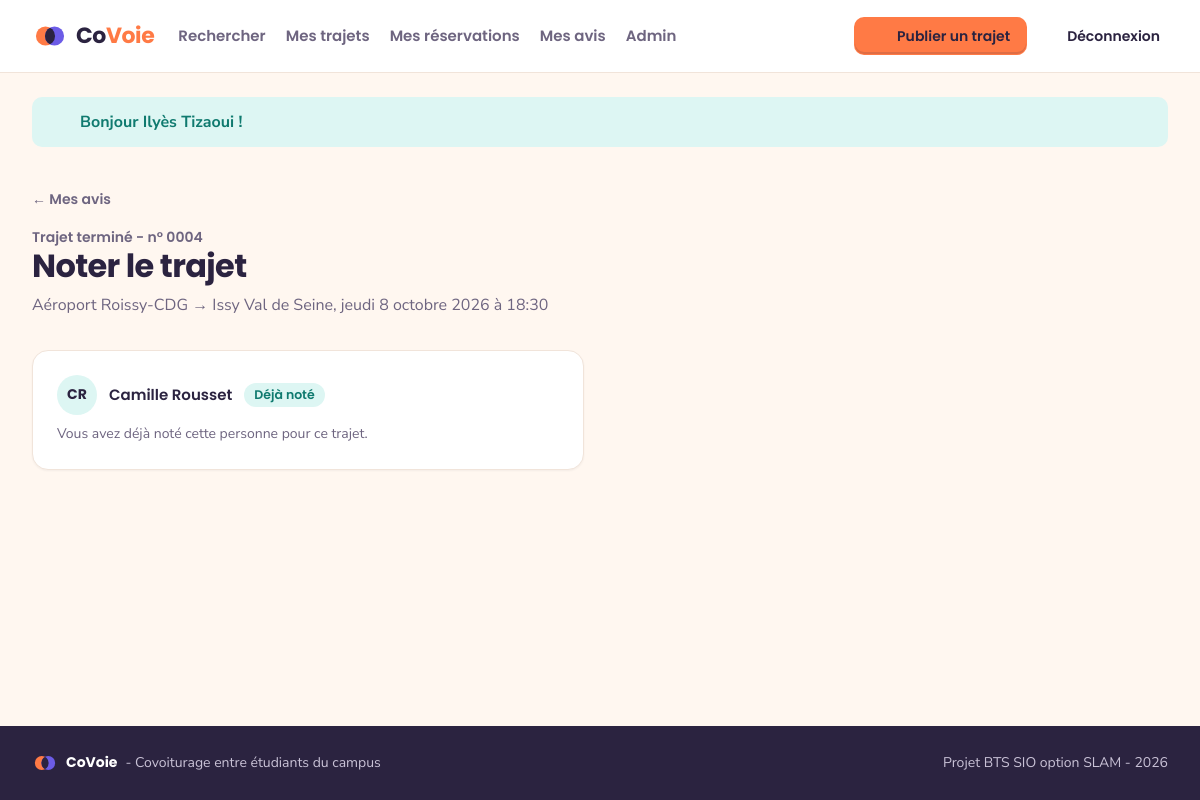
Screenshot of /index.php?page=noter&id=4 (signed in) with the database file from the repository.
### tables this page shows
CREATE TABLE trajets (
    id               INT(11)      NOT NULL AUTO_INCREMENT,
    origine          VARCHAR(120) NOT NULL,
    destination      VARCHAR(120) NOT NULL,
    date_heure       DATETIME     NOT NULL,
    places_totales   INT(2)       NOT NULL,
    places_restantes INT(2)       NOT NULL,
    statut           VARCHAR(10)  NOT NULL DEFAULT 'Ouvert',
    prix             DECIMAL(6,2) NOT NULL DEFAULT 0.00,
    id_conducteur    INT(11)      NOT NULL,

    PRIMARY KEY (id),
    KEY recherche (statut, date_heure),

    CONSTRAINT fk_trajet_conducteur
        FOREIGN KEY (id_conducteur) REFERENCES utilisateurs (id)
        ON DELETE CASCADE
);

CREATE TABLE utilisateurs (
    id               INT(11)      NOT NULL AUTO_INCREMENT,
    nom              VARCHAR(100) NOT NULL,
    email            VARCHAR(180) NOT NULL,
    mot_de_passe     VARCHAR(255) NOT NULL,
    role             VARCHAR(10)  NOT NULL DEFAULT 'membre',
    date_inscription DATETIME     NOT NULL,

    PRIMARY KEY (id),
    UNIQUE KEY email_unique (email)
);

### controleurs/AvisController.php (called while the page is built, shortened)
<?php
class AvisController
{
    public function formulaire(): void
    {
        $idConnecte = proteger();
        $trajet = Trajet::trouver(lireId());
        $participants = Avis::participantsANoter($trajet, $idConnecte);
        afficherVue('avis/formulaire', [
            'titre' => 'Noter le trajet',
            'trajet' => $trajet,
            'participants' => $participants
        ]);
    }
}

### index.php (called while the page is built, shortened)
<?php
require_once 'includes/connexion.php';
require_once 'includes/fonctions.php';
require_once 'includes/routes.php';
require_once 'modeles/Trajet.php';
require_once 'modeles/Reservation.php';
require_once 'modeles/Avis.php';
require_once 'controleurs/AvisController.php';
$page = 'accueil';
if (isset($_GET['page']) && is_string($_GET['page'])) {
    $page = $_GET['page'];
}
$nomMethode = $routes[$page][1];
$controleur = new $nomControleur();
$controleur->$nomMethode();

### includes/connexion.php (called while the page is built)
<?php
function connexionBdd(): PDO
{
    static $pdo = null;
    if ($pdo === null) {
        $dsn = 'mysql:host=' . BDD_HOTE . ';port=' . BDD_PORT . ';dbname=' . BDD_NOM . ';charset=utf8mb4';
        try {
            $pdo = new PDO($dsn, BDD_UTILISATEUR, BDD_MOT_DE_PASSE, [
                PDO::ATTR_ERRMODE => PDO::ERRMODE_EXCEPTION,
                PDO::ATTR_DEFAULT_FETCH_MODE => PDO::FETCH_ASSOC,
                PDO::ATTR_EMULATE_PREPARES => false
            ]);
        } catch (PDOException $erreur) {
            afficherErreur(500, 'Base de données inaccessible : lancez WAMP et importez sql/bdd_covoie.sql.');
        }
    }
    return $pdo;
}
function requete(string $sql, array $parametres = []): PDOStatement
{
    $resultat = connexionBdd()->prepare($sql);
    $resultat->execute($parametres);
    return $resultat;
}

### modeles/Trajet.php (called while the page is built, shortened)
<?php
class Trajet
{
    public static function trouver(int $id): ?Trajet
    {
        $resultat = requete('SELECT * FROM trajets WHERE id = ?', [$id]);
        $trajet = $resultat->fetchObject('Trajet');
        return $trajet;
    }
}

### modeles/Reservation.php (called while the page is built, shortened)
<?php
class Reservation
{
    public static function statutDemande(int $idTrajet, int $idPassager): ?string
    {
        $sql = 'SELECT statut FROM reservations WHERE id_trajet = ? AND id_passager = ?';
        $statut = requete($sql, [$idTrajet, $idPassager])->fetchColumn();
        return $statut;
    }
}

### modeles/Avis.php (called while the page is built, shortened)
<?php
class Avis
{
    public static function participantsANoter(Trajet $trajet, int $idAuteur): ?array
    {
        if (Reservation::statutDemande($trajet->id, $idAuteur) === 'Confirmee') {
            $sql = "SELECT u.id, u.nom,
                           (SELECT COUNT(*) FROM avis a WHERE a.id_trajet = ? AND a.id_auteur = ? AND a.id_cible = u.id) AS deja_note
                    FROM utilisateurs u
                    WHERE u.id = ?";
            return requete($sql, [$trajet->id, $idAuteur, $trajet->id_conducteur])->fetchAll();
        }
        return null;
    }
}

### vues/avis/formulaire.php (the view, shortened to what this page needs)
<a class="retour" href="index.php?page=mes-avis">← Mes avis</a>
<div class="entete-page">
    <div>
        <p class="surtitre">Trajet terminé - n° <?= sprintf('%04d', $trajet->id) ?></p>
        <h1>Noter le trajet</h1>
        <p><?= e($trajet->origine) ?> → <?= e($trajet->destination) ?>, <?= formaterDateLongue($trajet->date_heure) ?> à <?= formaterHeure($trajet->date_heure) ?></p>
    </div>
</div>
<div class="deux-colonnes">
    <?php foreach ($participants as $participant) { ?>
        <section class="bloc">
            <div class="avis-tete">
                <span class="personne">
                    <?= avatar($participant['nom']) ?>
                    <a class="personne-nom" href="index.php?page=profil&amp;id=<?= $participant['id'] ?>"><?= e($participant['nom']) ?></a>
                </span>
                <?php if ($participant['deja_note'] > 0) { ?>
                    <span class="plaque statut-confirmee">Déjà noté</span>
                <?php } ?>
            </div>
            <?php
            if ($participant['deja_note'] == 0) { ?>
                <form method="post" action="index.php?page=noter-valider&amp;id=<?= $trajet->id ?>">
                    <?= champCsrf() ?>
                    <input type="hidden" name="id_cible" value="<?= $participant['id'] ?>">
                    <fieldset>
                        <legend>Note sur 5</legend>
                        <div class="choix-note">
                            <?php for ($n = 1; $n <= 5; $n++) {
                                $idChamp = 'note-' . $participant['id'] . '-' . $n; ?>
                                <input type="radio" name="note" id="<?= $idChamp ?>" value="<?= $n ?>" required<?= $n === 5 ? ' checked' : '' ?>>
                                <label for="<?= $idChamp ?>"><?= $n ?></label>
                            <?php } ?>
                        </div>
                    </fieldset>
                    <div class="champ">
                        <label for="commentaire-<?= $participant['id'] ?>">Commentaire <span class="discret">(facultatif, 500 caractères maximum)</span></label>
                        <textarea id="commentaire-<?= $participant['id'] ?>" name="commentaire" maxlength="500" placeholder="Ponctuel, sympa, conduite prudente…"></textarea>
                    </div>
                    <button class="bouton bouton--principal" type="submit">Envoyer mon avis</button>
                </form>
            <?php } else { ?>
                <p class="discret sans-marge">Vous avez déjà noté cette personne pour ce trajet.</p>
            <?php } ?>
        </section>
    <?php } ?>
</div>

### includes/fonctions.php (shortened to what this page needs)
<?php
function estConnecte(): bool
{
    return isset($_SESSION['utilisateur']);
}
function idConnecte(): int
{
    if (estConnecte()) {
        return $_SESSION['utilisateur']['id'];
    }
    return 0;
}
function proteger(): int
{
    return idConnecte();
}
function lireId(string $nom = 'id'): int
{
    $id = 0;
    if (isset($_GET[$nom])) {
        $id = (int) $_GET[$nom];
    }
    return $id;
}
function afficherVue(string $vue, array $donnees = []): void
{
    extract($donnees);
    require 'vues/gabarit/header.php';
    require 'vues/' . $vue . '.php';
    require 'vues/gabarit/footer.php';
}
function e($texte): string
{
    return htmlspecialchars((string) $texte, ENT_QUOTES, 'UTF-8');
}
function formaterHeure(string $date): string
{
    return date('H:i', strtotime($date));
}
function initiales(string $nom): string
{
    $initiales = '';
    foreach (explode(' ', $nom) as $mot) {
        if ($mot !== '') {
            $initiales .= mb_strtoupper(mb_substr($mot, 0, 1));
        }
    }
    return mb_substr($initiales, 0, 2);
}
function avatar(string $nom, string $classe = ''): string
{
    $couleur = abs(crc32($nom)) % 5;
    return '<span class="avatar avatar-couleur-' . $couleur . ' ' . $classe . '">' . e(initiales($nom)) . '</span>';
}
function formaterDateLongue(string $date): string
{
    $jours = ['dimanche', 'lundi', 'mardi', 'mercredi', 'jeudi', 'vendredi', 'samedi'];
    $mois = ['janvier', 'février', 'mars', 'avril', 'mai', 'juin', 'juillet', 'août', 'septembre', 'octobre', 'novembre', 'décembre'];
    $horodatage = strtotime($date);
    return $jours[(int) date('w', $horodatage)] . ' ' . date('j', $horodatage) . ' '
        . $mois[(int) date('n', $horodatage) - 1] . ' ' . date('Y', $horodatage);
}
function icone(string $nom, int $taille = 20): string
{
    $dessin = '';
    return '<svg width="' . $taille . '" height="' . $taille . '" viewBox="0 0 24 24" fill="none" stroke="currentColor"'
        . ' stroke-width="2" stroke-linecap="round" stroke-linejoin="round" aria-hidden="true">' . $dessin . '</svg>';
}

### css/style.css (style rules this page uses)
:root { --fond: #FFF7F0; --surface: #FFFFFF; --surface-douce: #FFF1E8; --encre: #2B2340; --texte-2: #6E6580; --bord: #F1E4DA; --bord-fort: #E2D2C5; --orange: #FF7A45; --orange-survol: #F26A33; --orange-pale: #FFE3D3; --orange-titre: #E8602A; --orange-texte: #B4470F; --violet: #6C5CE7; --lien: #5443C9; --turquoise: #2EC4B6; --ouvert: #0F7A6F; --ouvert-fond: #DDF6F3; --complet: #A3460A; --complet-fond: #FFE9D6; --attente: #5443C9; --attente-fond: #ECEAFD; --refuse: #C0352B; --refuse-fond: #FDE4E1; --termine: #5E566E; --termine-fond: #F1ECF0; --etoile: #F5A524; --avatar-0: #FFE3D3; --avatar-1: #DDF6F3; --avatar-2: #ECEAFD; --avatar-3: #FFF0C7; --avatar-4: #FDE4E1; --police-titre: "Poppins", Arial, sans-serif; --police-texte: "Nunito Sans", Arial, sans-serif; --t-xs: 12px; --t-sm: 14px; --t-base: 16px; --t-md: 18px; --t-lg: 24px; --t-xl: 32px; --t-hero: 52px; --e-1: 4px; --e-2: 8px; --e-3: 12px; --e-4: 16px; --e-5: 24px; --e-6: 32px; --e-7: 48px; --e-8: 64px; --rayon: 16px; --rayon-petit: 10px; --trait: 1px solid var(--bord); --ombre: 0 1px 2px rgba(43, 35, 64, .05); --ombre-survol: 0 10px 24px rgba(43, 35, 64, .08); --ombre-flottant: 0 16px 40px rgba(43, 35, 64, .16); --largeur-max: 1200px; --gouttiere: 32px; --vite: 140ms; --normal: 220ms; --courbe: cubic-bezier(.2, .7, .3, 1); }
* { box-sizing: border-box; }
body { margin: 0; min-height: 100vh; display: flex; flex-direction: column; background: var(--fond); color: var(--encre); font-family: var(--police-texte); font-size: var(--t-base); line-height: 1.55; }
h1, h2, h3 { font-family: var(--police-titre); font-weight: 700; margin: 0 0 var(--e-3); line-height: 1.15; letter-spacing: -.02em; }
h1 { font-size: var(--t-xl); }
p { margin: 0 0 var(--e-3); }
a { color: var(--lien); text-decoration-thickness: 1px; text-underline-offset: 3px; }
.deux-colonnes { display: grid; grid-template-columns: minmax(0, 1fr) minmax(0, 1fr); gap: var(--e-6); align-items: start; }
.bloc { background: var(--surface); border: var(--trait); border-radius: var(--rayon); padding: var(--e-5); box-shadow: var(--ombre); }
.gabarit-detail > .bloc, .gabarit-formulaire > .bloc, .deux-colonnes > .bloc { margin-top: 0; }
.entete-page { display: flex; align-items: flex-end; justify-content: space-between; gap: var(--e-5); flex-wrap: wrap; margin-bottom: var(--e-6); }
.entete-page h1 { margin-bottom: var(--e-2); }
.entete-page p { margin: 0; color: var(--texte-2); max-width: 640px; }
.surtitre { font-family: var(--police-titre); font-weight: 600; font-size: var(--t-sm); color: var(--orange-texte); margin-bottom: var(--e-2); }
.retour { display: inline-block; margin-bottom: var(--e-4); font-family: var(--police-titre); font-weight: 600; font-size: var(--t-sm); color: var(--texte-2); text-decoration: none; }
.erreur-champ svg, .message svg { flex: none; margin-top: 2px; }
.plaque { display: inline-block; padding: 3px 10px; border-radius: 999px; font: 600 12.5px/1.4 var(--police-titre); white-space: nowrap; }
.statut-ouvert, .statut-confirmee { background: var(--ouvert-fond); color: var(--ouvert); }
.avatar { width: 40px; height: 40px; flex: none; border-radius: 50%; display: inline-grid; place-items: center; color: var(--encre); font: 700 14px var(--police-titre); }
.avatar-couleur-1 { background: var(--avatar-1); }
.personne { display: flex; align-items: center; gap: var(--e-3); min-width: 0; font-family: var(--police-titre); font-weight: 600; font-size: 15px; }
.personne-nom { color: var(--encre); text-decoration: none; }
.avis-tete { display: flex; align-items: center; gap: var(--e-3); flex-wrap: wrap; margin-bottom: var(--e-2); }
.discret { color: var(--texte-2); font-size: var(--t-sm); }
.sans-marge { margin: 0; }

### rows the page displays
trajets: id "0004", origine "Aéroport Roissy-CDG", destination "Issy Val de Seine", date_heure "jeudi 8 octobre 2026", date_heure "18:30"
utilisateurs: nom "CR", nom "Camille Rousset"

### other values shown
$message['texte'] "Bonjour Ilyès Tizaoui !"
SLOGAN_APPLICATION "Covoiturage entre étudiants du campus"
